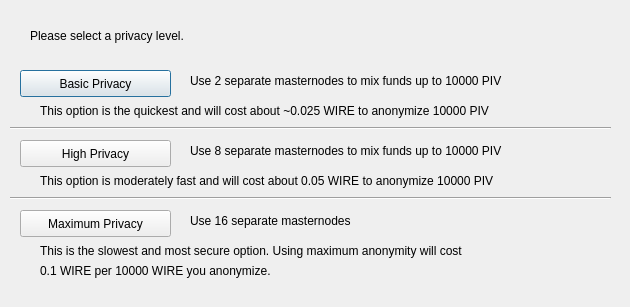
<?xml version="1.0" encoding="UTF-8"?>
<ui version="4.0">
 <class>ObfuscationConfig</class>
 <widget class="QDialog" name="ObfuscationConfig">
  <property name="geometry">
   <rect>
    <x>0</x>
    <y>0</y>
    <width>630</width>
    <height>307</height>
   </rect>
  </property>
  <property name="windowTitle">
   <string>Configure Obfuscation</string>
  </property>
  <widget class="QPushButton" name="buttonBasic">
   <property name="geometry">
    <rect>
     <x>20</x>
     <y>70</y>
     <width>151</width>
     <height>27</height>
    </rect>
   </property>
   <property name="text">
    <string>Basic Privacy</string>
   </property>
  </widget>
  <widget class="QPushButton" name="buttonHigh">
   <property name="geometry">
    <rect>
     <x>20</x>
     <y>140</y>
     <width>151</width>
     <height>27</height>
    </rect>
   </property>
   <property name="text">
    <string>High Privacy</string>
   </property>
  </widget>
  <widget class="QPushButton" name="buttonMax">
   <property name="geometry">
    <rect>
     <x>20</x>
     <y>210</y>
     <width>151</width>
     <height>27</height>
    </rect>
   </property>
   <property name="text">
    <string>Maximum Privacy</string>
   </property>
  </widget>
  <widget class="QLabel" name="label">
   <property name="geometry">
    <rect>
     <x>30</x>
     <y>20</y>
     <width>571</width>
     <height>31</height>
    </rect>
   </property>
   <property name="text">
    <string>Please select a privacy level.</string>
   </property>
  </widget>
  <widget class="QLabel" name="label_2">
   <property name="geometry">
    <rect>
     <x>190</x>
     <y>70</y>
     <width>421</width>
     <height>21</height>
    </rect>
   </property>
   <property name="text">
    <string>Use 2 separate masternodes to mix funds up to 10000 PIV</string>
   </property>
  </widget>
  <widget class="QLabel" name="label_3">
   <property name="geometry">
    <rect>
     <x>190</x>
     <y>140</y>
     <width>411</width>
     <height>21</height>
    </rect>
   </property>
   <property name="text">
    <string>Use 8 separate masternodes to mix funds up to 10000 PIV</string>
   </property>
  </widget>
  <widget class="QLabel" name="label_4">
   <property name="geometry">
    <rect>
     <x>190</x>
     <y>210</y>
     <width>421</width>
     <height>21</height>
    </rect>
   </property>
   <property name="text">
    <string>Use 16 separate masternodes</string>
   </property>
  </widget>
  <widget class="QLabel" name="label_6">
   <property name="geometry">
    <rect>
     <x>40</x>
     <y>100</y>
     <width>561</width>
     <height>21</height>
    </rect>
   </property>
   <property name="text">
    <string>This option is the quickest and will cost about ~0.025 WIRE to anonymize 10000 PIV</string>
   </property>
  </widget>
  <widget class="QLabel" name="label_7">
   <property name="geometry">
    <rect>
     <x>40</x>
     <y>170</y>
     <width>561</width>
     <height>21</height>
    </rect>
   </property>
   <property name="text">
    <string>This option is moderately fast and will cost about 0.05 WIRE to anonymize 10000 PIV</string>
   </property>
  </widget>
  <widget class="QLabel" name="label_8">
   <property name="geometry">
    <rect>
     <x>40</x>
     <y>240</y>
     <width>561</width>
     <height>21</height>
    </rect>
   </property>
   <property name="text">
    <string>This is the slowest and most secure option. Using maximum anonymity will cost</string>
   </property>
  </widget>
  <widget class="QLabel" name="label_9">
   <property name="geometry">
    <rect>
     <x>40</x>
     <y>260</y>
     <width>561</width>
     <height>21</height>
    </rect>
   </property>
   <property name="text">
    <string>0.1 WIRE per 10000 WIRE you anonymize.</string>
   </property>
  </widget>
  <widget class="Line" name="line">
   <property name="geometry">
    <rect>
     <x>10</x>
     <y>120</y>
     <width>601</width>
     <height>16</height>
    </rect>
   </property>
   <property name="orientation">
    <enum>Qt::Horizontal</enum>
   </property>
  </widget>
  <widget class="Line" name="line_2">
   <property name="geometry">
    <rect>
     <x>10</x>
     <y>190</y>
     <width>601</width>
     <height>16</height>
    </rect>
   </property>
   <property name="orientation">
    <enum>Qt::Horizontal</enum>
   </property>
  </widget>
 </widget>
 <resources/>
 <connections/>
</ui>
